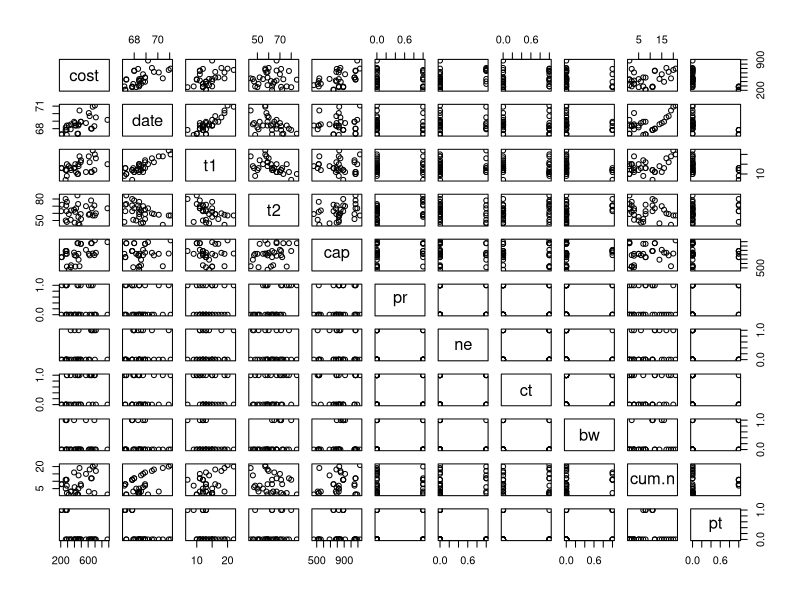

Reproduce this figure in R.
# 22.1
library("boot")
?nuclear
summary(nuclear)
pairs(nuclear)

nuclear.null <- lm(cost~1, data = nuclear)
summary(nuclear.null)
nuclear.step <- step(
  nuclear.null,
  scope = .~.+date+t1+t2+cap+pr+ne+ct+bw+cum.n+pt,
  direction = "both")
summary(nuclear.step)
# similar to backwards

galileo <- data.frame(
  d=c(573,534,495,451,395,337,253),
  h=c(1,0.8,0.6,0.45,0.3,0.2,0.1))
summary(galileo)
galileo.0 <- lm(d~1, data = galileo)
galileo.1 <- lm(d~h, data = galileo)
galileo.2 <- lm(d~h+I(h^2), data = galileo)
galileo.3 <- lm(d~h+I(h^2)+I(h^3), data = galileo)
galileo.4 <- lm(d~h+I(h^2)+I(h^3)+I(h^4), data = galileo)
summary(galileo.0)
summary(galileo.1)
summary(galileo.2)
summary(galileo.3)
summary(galileo.4)

anova(galileo.0, galileo.1, galileo.2, galileo.3, galileo.4)
# yes the difference between order 3 and 4 is not statistically significant